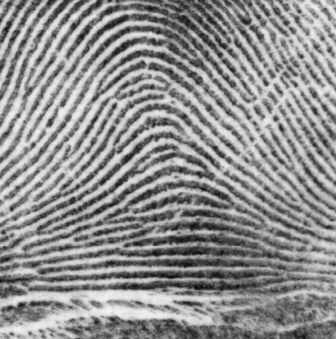
%> input picture AGK/fingerprint1.png, 336 x 339 px
$ octave TestAGK.m   (GNU Octave 9; MATLAB toolbox functions it lacks are replaced by stand-ins)
%> lines starting %> are read from the running program, lines starting %| are printed output that depends on the picture
clear all;close all;clc
Img=imread('fingerprint1.png');
%> Img is the input picture: size 339x336 uint8; min 5, max 246, mean 142.9
Img=double(Img(:,:,1));
%> Img: size 339x336 double
[Nx,Ny]=size(Img);
%> Nx = 339; Ny = 336
sigma=5;rau=9;
ImgPad=padarray(Img,[ceil(sigma/2), ceil(sigma/2)],'symmetric','both');
G=fspecial('gaussian',sigma,sigma/3);
ImgSmooth=conv2(ImgPad,G,'same');
ImgSmooth=ImgSmooth(ceil(sigma/2)+1:ceil(sigma/2)+Nx,ceil(sigma/2)+1:ceil(sigma/2)+Ny);
%> ImgSmooth: size 339x336 double
[Ix,Iy]=gradient(ImgSmooth);
Ixx=Ix.^2;Iyy=Iy.^2;Ixy=Ix.*Iy;

IxxPad=padarray(Ixx,[ceil(rau/2), ceil(rau/2)],'symmetric','both');
IyyPad=padarray(Iyy,[ceil(rau/2), ceil(rau/2)],'symmetric','both');
IxyPad=padarray(Ixy,[ceil(rau/2), ceil(rau/2)],'symmetric','both');
G=fspecial('gaussian',rau,rau/3);
Ixx=conv2(IxxPad,G,'same');
%> Ixx: size 349x346 double
Iyy=conv2(IyyPad,G,'same');
%> Iyy: size 349x346 double
Ixy=conv2(IxyPad,G,'same');
%> Ixy: size 349x346 double

Ixx=Ixx(ceil(rau/2)+1:ceil(rau/2)+Nx,ceil(rau/2)+1:ceil(rau/2)+Ny);
%> Ixx: size 339x336 double
Ixy=Ixy(ceil(rau/2)+1:ceil(rau/2)+Nx,ceil(rau/2)+1:ceil(rau/2)+Ny);
%> Ixy: size 339x336 double
Iyy=Iyy(ceil(rau/2)+1:ceil(rau/2)+Nx,ceil(rau/2)+1:ceil(rau/2)+Ny);
%> Iyy: size 339x336 double

temp1=4*(Ixx.*Iyy-Ixy.^2);
temp2=Ixx+Iyy;
eigval1=(temp2+sqrt(temp2.^2-temp1))/2;
eigval2=(temp2-sqrt(temp2.^2-temp1))/2;

eigvec2y=(eigval2-Ixx)./Ixy;
theta=-atan(eigvec2y);

Ani=eigval2./eigval1;

%%
rau=15;
temp3=sin(theta);temp4=cos(theta);
SIGMAxx=rau^2*(temp4.^2+Ani.*temp3.^2);
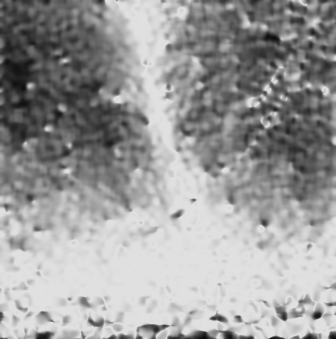
%> SIGMAxx: size 339x336 double; min 11.44, max 225, mean 156.2
SIGMAyy=rau^2*(temp3.^2+Ani.*temp4.^2);
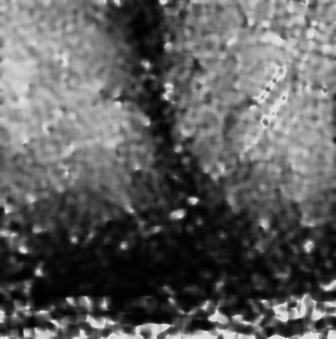
%> SIGMAyy: size 339x336 double; min 0.831, max 225, mean 93.9
SIGMAxy=rau^2*(Ani-1).*(temp3.*temp4);
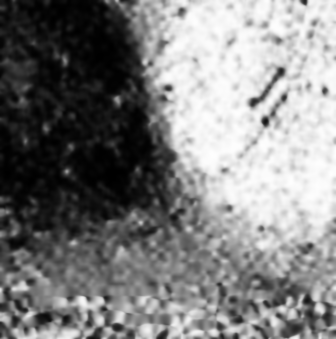
%> SIGMAxy: size 339x336 double; min -112, max 111.8, mean 0.3; drawn with min black and max white

DetSIGMA=SIGMAxx.*SIGMAyy-SIGMAxy.^2;
DetSIGMA=sqrt(DetSIGMA);
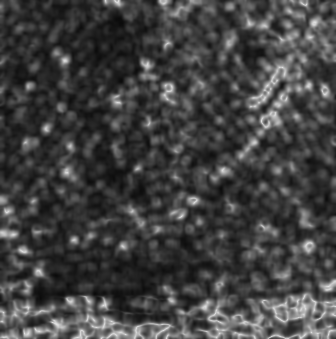
%> DetSIGMA: size 339x336 double; min 11.13, max 223.5, mean 65.8

temp5=SIGMAxx.*SIGMAyy-SIGMAxy.^2;
SIGMAINVxx=SIGMAyy./temp5;
SIGMAINVyy=SIGMAxx./temp5;
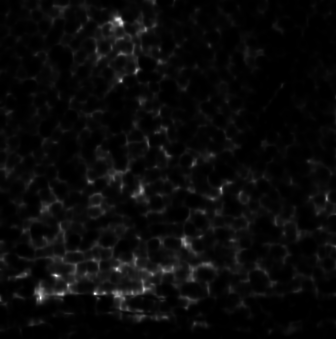
%> SIGMAINVyy: size 339x336 double; min 0.00444, max 1.67, mean 0.0737; drawn with min black and max white
SIGMAINVxy=-SIGMAxy./temp5;
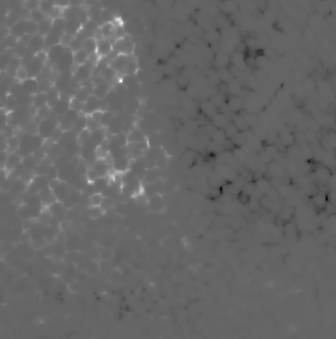
%> SIGMAINVxy: size 339x336 double; min -0.578, max 0.875, mean 0.00986; drawn with min black and max white
figure;imagesc(Img);colormap(gray);
%%
% ii=215;jj=180;
for ii=40:30:310
    for jj=40:30:310
        dx=repmat((1:Nx)-jj,Ny,1);
        dy=repmat(((1:Ny)-ii)',1,Nx);
        W=SIGMAINVxx(ii,jj).*dx.^2+2*SIGMAINVxy(ii,jj).*dx.*dy+SIGMAINVyy(ii,jj).*dy.^2;
        W=exp(-W/2)/2/pi/DetSIGMA(ii,jj);
        ContourLevel=0.7/2/pi/DetSIGMA(ii,jj);
        hold on;contour(W,[ContourLevel ContourLevel],'r','Linewidth',2)
    end
end
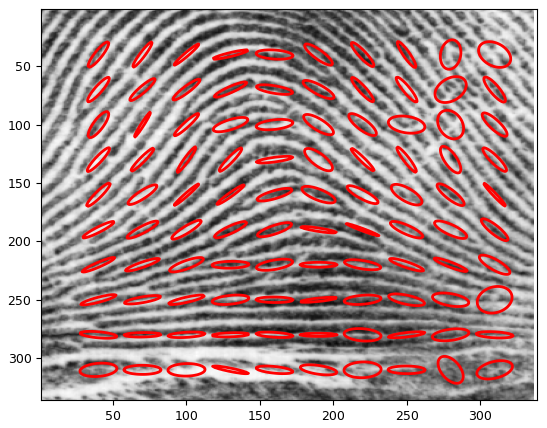
%> figure redrawn from the program's plot data

$ run again, with AGK/fingerprint.png copied over AGK/fingerprint1.png
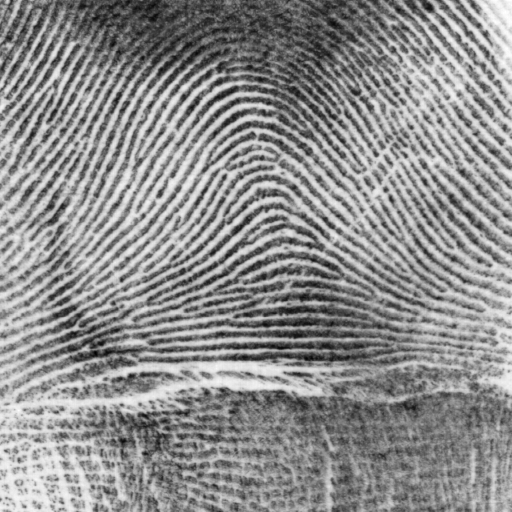
%> input picture AGK/fingerprint.png, 512 x 512 px
%> Img is the input picture: size 512x512 uint8; min 0, max 255, mean 141.5
%> Img: size 512x512 double
%> `SIGMAINVxy=-SIGMAxy./temp5;`:
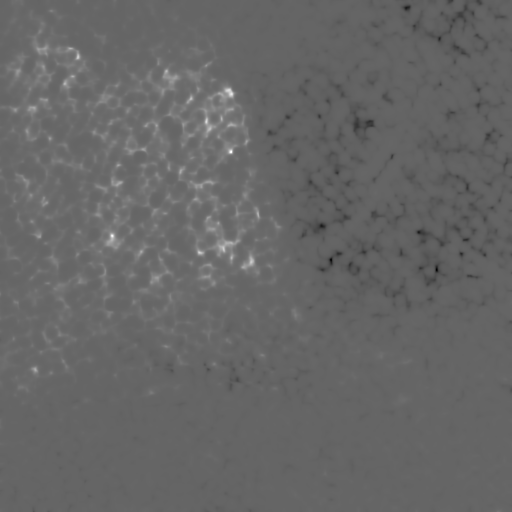
%> SIGMAINVxy: size 512x512 double; min -0.578, max 0.875, mean 0.00719; drawn with min black and max white
%> after the loop `for ii=40:30:310`:
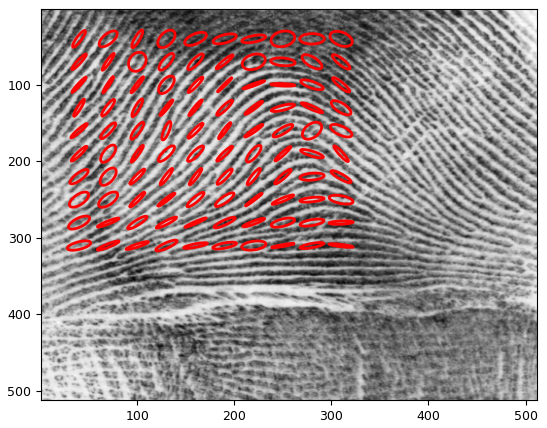
%> figure redrawn from the program's plot data
